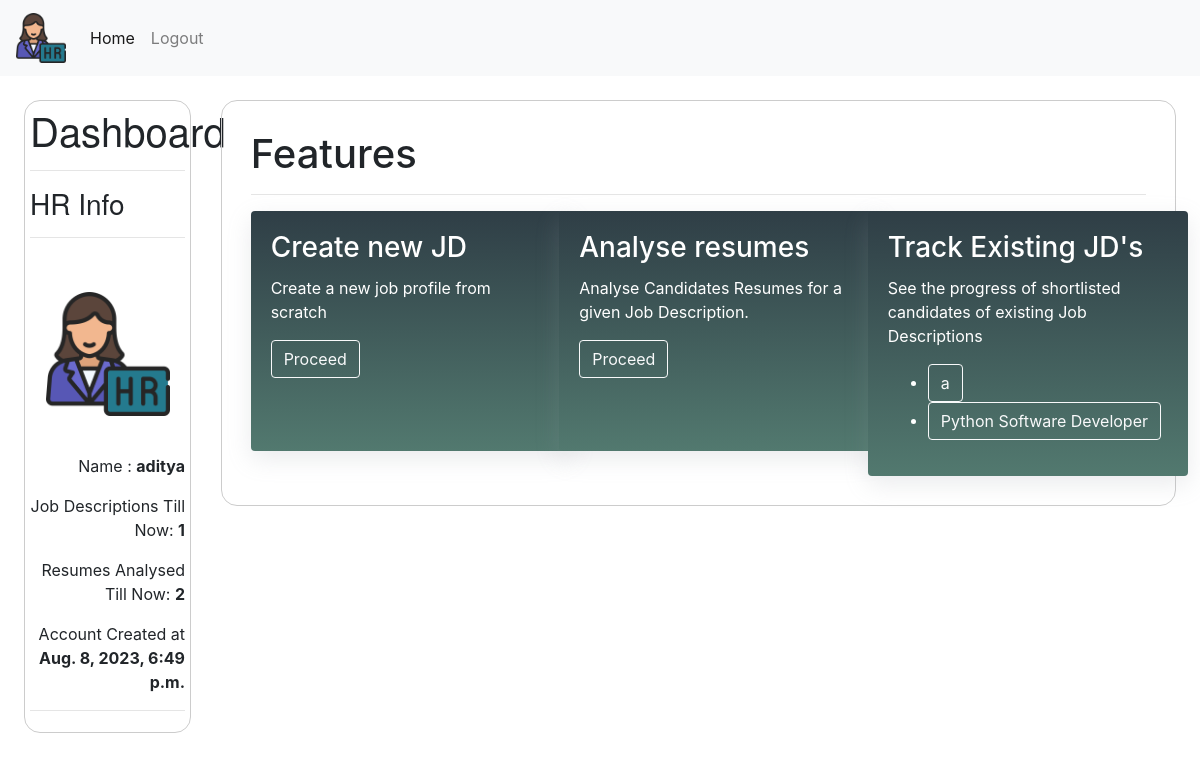
The page /dashboard (signed in) on the database as committed earlier.
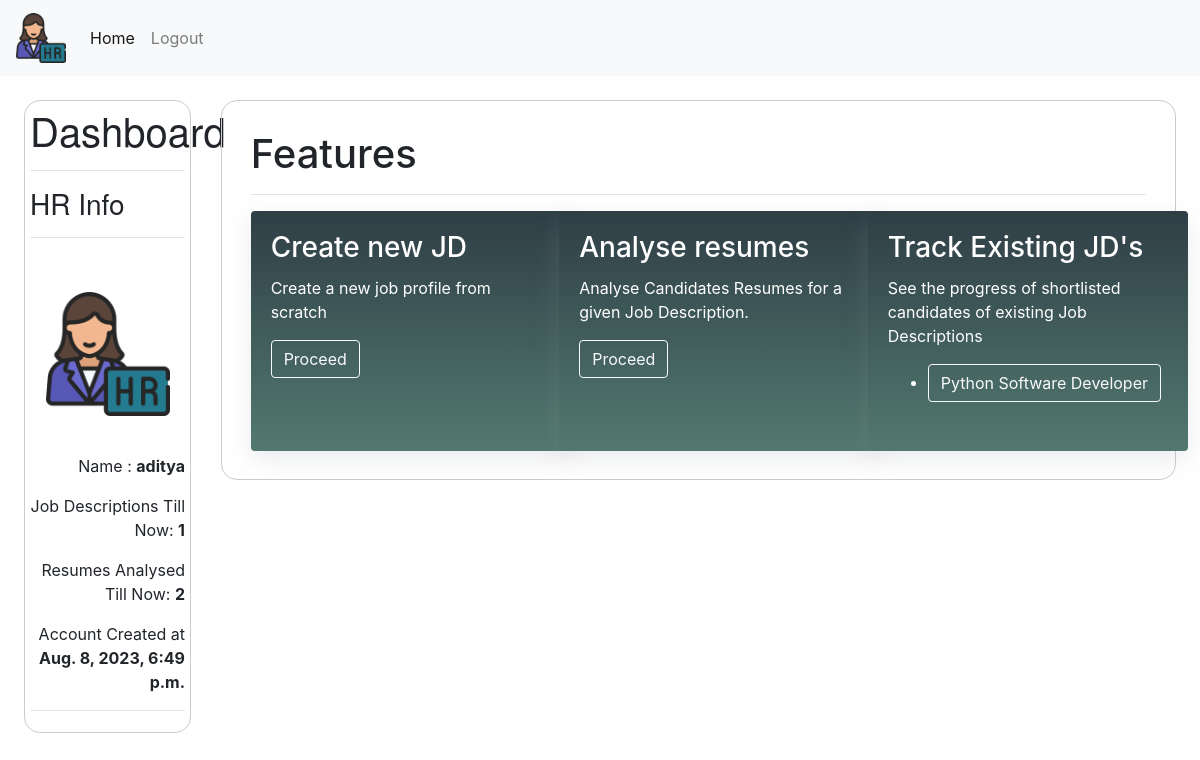
The same page on the database as committed later.
### hr/models.py (models this page shows, shortened)
class BaseFields(models.Model):
    created_at = models.DateTimeField(auto_now_add=True)
    updated_at = models.DateTimeField(auto_now=True)
    class Meta:
        abstract = True

class Job_Description(BaseFields):
    hr_id = models.ForeignKey(User,on_delete=models.CASCADE,related_name='hr_id')
    jd_title= models.CharField(max_length= 100, null=True)
    job_description = models.JSONField()
    recommendation_used = models.BooleanField(default=False)

### hr/views.py (the view)
# urls.py: path("dashboard", views.index, name="index"),
@login_required
def index(request):
    jds=Job_Description.objects.filter(hr_id = request.user).all()
    return render(request,'hr/dashboard.html',{
        'jds':jds
    })

### hr/templates/hr/dashboard.html (shortened to what this page needs)
{% extends 'hr/layout.html' %}
{% block body %}
    <div >
      <h1>Features</h1>
    </div>
    <hr>
  <div class="row">
      <div class="col-md-4">
          <div class="card" style="width: 20rem;  height: 15rem;">
              <div class="card-body">
                <h3 class="card-title">Create new JD</h3>
                <p class="card-text">Create a new job profile from scratch</p>
                <a href="{% url 'jd_description_analyser' %}" class="btn btn-outline-light">Proceed</a>
              </div>
            </div>
      </div>
      <div class="col-md-4">
          <div class="card" style="width: 20rem; height: 15em;">
              <div class="card-body">
                <h3 class="card-title">Analyse resumes</h3>
                <p class="card-text">Analyse Candidates Resumes for a given Job Description.</p>
                <a href="{% url 'analyse_resumes' %}" class="btn btn-outline-light">Proceed</a>
              </div>
          </div>
      </div>
      <div class="col-md-4">
        <div class="card" style="width: 20rem;min-height: 15rem;">
          <div class="card-body d-flex flex-column">
              <h3 class="card-title">Track Existing JD's</h3>
              <p class="card-text">See the progress of shortlisted candidates of existing Job Descriptions</p>
              <ul class="flex-grow-1">
                {% for jd in jds %}
                    <li><a href="{% url 'jd_progress' jd.id %}" class="btn btn-outline-light">{{jd.jd_title}}</a></li>
                    {% empty %}
                    <li>No JDs</li>
                  {% endfor %}
              </ul>
          </div>
      </div>
      </div>
  </div>
{% endblock %}

Rows that differ between the two databases and show on the page:
removed Job_Description: jd_title "a"
